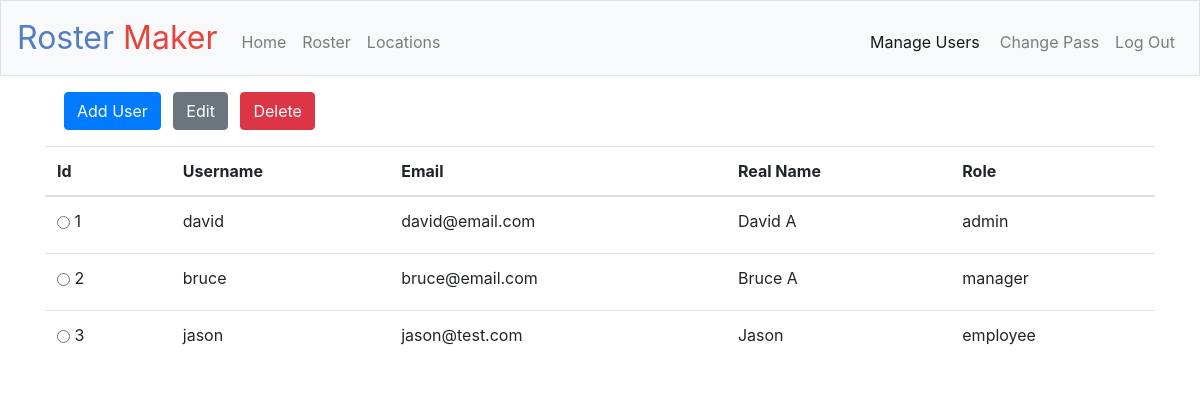
Page /users (signed in) on the earlier database version.
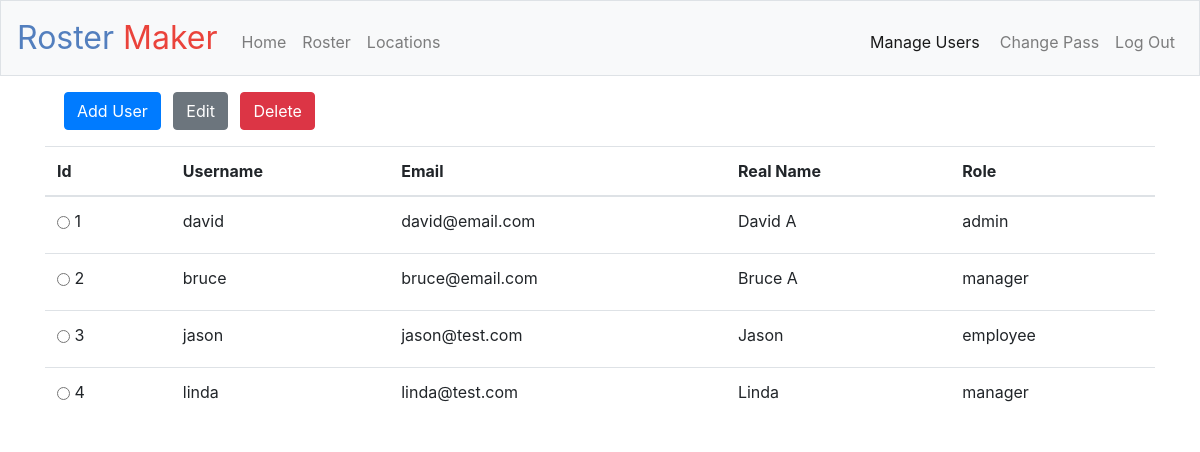
Same page on the later database version.
### application.py (models this page shows, shortened)
class User(db.Model):
    id = db.Column(db.Integer, primary_key=True)
    username = db.Column(db.String(20), unique=True, nullable=False)
    email = db.Column(db.String(120), unique=True, nullable=False)
    password = db.Column(db.String(100), nullable=False)
    real_name = db.Column(db.String(50), nullable=False)
    role = db.Column(db.String(20), nullable=False)
    shifts = db.relationship('Shift', backref='shift_user', lazy=True)

### application.py (the view)
@app.route("/users",  methods=["GET"])
@admin_required
def users():
    users_query = User.query.all()
    if users_query:
        users = []
        for user in users_query:
            data = {}
            for column in user.__table__.columns:
                data[column.name] = str(getattr(user, column.name))
            users.append(data)
    return render_template("users.html", users=users)

### application.py (called while the page is built)
@app.after_request
def after_request(response):
    response.headers["Cache-Control"] = "no-cache, no-store, must-revalidate"
    response.headers["Expires"] = 0
    response.headers["Pragma"] = "no-cache"
    return response

### helpers.py (called while the page is built)
def admin_required(f):
    @wraps(f)
    def decorated_function(*args, **kwargs):
        if session.get("user_role") != 'admin':
            return redirect("/")
        return f(*args, **kwargs)
    return decorated_function

### templates/users.html (shortened to what this page needs)
{% extends "layout.html" %}
{% block scripts %}
    <link rel="stylesheet" href="https://cdnjs.cloudflare.com/ajax/libs/jquery-contextmenu/2.7.0/jquery.contextMenu.min.css"/>
    <link rel="stylesheet" href="/static/users.css"/>
{% endblock %}
{% block main %}
    <div class="container">
        <div class="container mb-3 text-left">
            <button id="btnAdd" type="button" class="btn btn-primary mx-1">Add User</button>
            <button id="btnEdit" type="button" class="btn btn-secondary mx-1">Edit</button>
            <button id="btnDelete" type="button" class="btn btn-danger mx-1">Delete</button>
        </div>
        <div class="table-responsive">
            <table class="table">
                <thead>
                    <tr>
                        <th>Id</th>
                        <th>Username</th>
                        <th>Email</th>
                        <th>Real Name</th>
                        <th>Role</th>
                    </tr>
                </thead>
                <tbody>
                    {% for user in users %}
                        <tr class="user_row"
                            data-user_id="{{ user['id'] }}"
                            data-username="{{ user['username'] }}"
                            data-email="{{ user['email'] }}"
                            data-real_name="{{ user['real_name'] }}"
                            data-role="{{ user['role'] }}">
                            <td class="userIdCol">
                                <input class="userIdRadio" type="radio" name="select" value="{{ user["id"] }}">
                                <label class="userIdLabel" for="select">{{ user["id"] }}</label>
                            </td>
                            <td>{{ user["username"] }}</td>
                            <td>{{ user["email"] }}</td>
                            <td>{{ user["real_name"] }}</td>
                            <td>{{ user["role"] }}</td>
                        </tr>
                    {% endfor %}
                </tbody>
            </table>
        </div>
    </div>
{% endblock %}

### templates/layout.html (shortened to what this page needs)
<!DOCTYPE html>
<html lang="en">
    <head>
        <link rel="stylesheet" href="https://stackpath.bootstrapcdn.com/bootstrap/4.1.3/css/bootstrap.min.css">
        <link href="/static/styles.css" rel="stylesheet"/>
        {% block scripts %}{% endblock %}
    </head>
    <body>
        <nav class="navbar navbar-expand-md navbar-light bg-light border">
            <a class="navbar-brand" href="/"><span class="blue">Roster</span> <span class="red">Maker</span></a>
            <div class="collapse navbar-collapse" id="navbar">
                {% if session.user_id %}
                    <ul class="navbar-nav mr-auto mt-2">
                        <li class="nav-item mx-0"><a class="nav-link" href="/">Home</a></li>
                        <li class="nav-item mx-0"><a class="nav-link" href="/roster">Roster</a></li>
                        <li class="nav-item mx-0"><a class="nav-link" href="/locations">Locations</a></li>
                    </ul>
                    <ul class="navbar-nav ml-auto mt-2">
                        {% if session.user_role == "admin" %}
                            <li class="nav-item mx-1"><a class="nav-link" href="/users">Manage Users</a></li>
                        {% endif %}
                        <li class="nav-item mx-0"><a class="nav-link" href="/changepass">Change Pass</a></li>
                        <li class="nav-item mx-0"><a class="nav-link" href="/logout">Log Out</a></li>
                    </ul>
                {% else %}
                    <ul class="navbar-nav ml-auto mt-2">
                        <li class="nav-item mx-0"><a class="nav-link" href="/login">Log In</a></li>
                    </ul>
                {% endif %}
            </div>
        </nav>
        <main class="container-fluid p-3">
            {% block main %}{% endblock %}
        </main>
    </body>
</html>

### static/styles.css (style rules this page uses)
nav .navbar-brand { font-size: xx-large; }
nav .navbar-brand .blue { color: #537fbe; }
nav .navbar-brand .red { color: #ea433b; }
main { overflow-x: auto; text-align: center; }
table { text-align: left; }

### static/users.css (style rules this page uses)
.userIdRadio { vertical-align: middle; margin-top: -1px; }
.userIdCol { min-width: 60px; }

Differences in the rows shown:
added User: id "4", username "linda", email "linda@test.com", real_name "Linda", role "manager"
